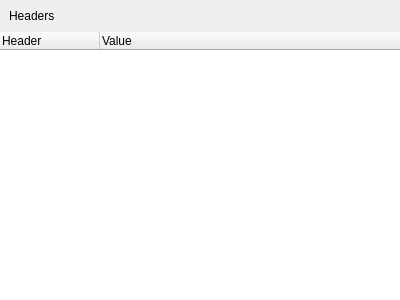
<?xml version="1.0" encoding="UTF-8"?>
<ui version="4.0">
 <class>HeaderProviderEditor</class>
 <widget class="QWidget" name="HeaderProviderEditor">
  <property name="geometry">
   <rect>
    <x>0</x>
    <y>0</y>
    <width>400</width>
    <height>300</height>
   </rect>
  </property>
  <property name="windowTitle">
   <string>Form</string>
  </property>
  <layout class="QVBoxLayout" name="verticalLayout_2">
   <property name="spacing">
    <number>0</number>
   </property>
   <property name="leftMargin">
    <number>0</number>
   </property>
   <property name="topMargin">
    <number>0</number>
   </property>
   <property name="rightMargin">
    <number>0</number>
   </property>
   <property name="bottomMargin">
    <number>0</number>
   </property>
   <item>
    <layout class="QVBoxLayout" name="verticalLayout">
     <property name="spacing">
      <number>0</number>
     </property>
     <property name="leftMargin">
      <number>9</number>
     </property>
     <property name="topMargin">
      <number>9</number>
     </property>
     <property name="rightMargin">
      <number>9</number>
     </property>
     <property name="bottomMargin">
      <number>9</number>
     </property>
     <item>
      <widget class="tSubtitleLabel" name="subtitleLabel">
       <property name="text">
        <string>Headers</string>
       </property>
      </widget>
     </item>
    </layout>
   </item>
   <item>
    <widget class="QTreeWidget" name="headersList">
     <property name="frameShape">
      <enum>QFrame::NoFrame</enum>
     </property>
     <property name="editTriggers">
      <set>QAbstractItemView::DoubleClicked|QAbstractItemView::EditKeyPressed</set>
     </property>
     <property name="showDropIndicator" stdset="0">
      <bool>false</bool>
     </property>
     <property name="rootIsDecorated">
      <bool>false</bool>
     </property>
     <column>
      <property name="text">
       <string>Header</string>
      </property>
     </column>
     <column>
      <property name="text">
       <string>Value</string>
      </property>
     </column>
    </widget>
   </item>
  </layout>
 </widget>
 <customwidgets>
  <customwidget>
   <class>tSubtitleLabel</class>
   <extends>QLabel</extends>
   <header location="global">tsubtitlelabel.h</header>
  </customwidget>
 </customwidgets>
 <resources/>
 <connections/>
</ui>
